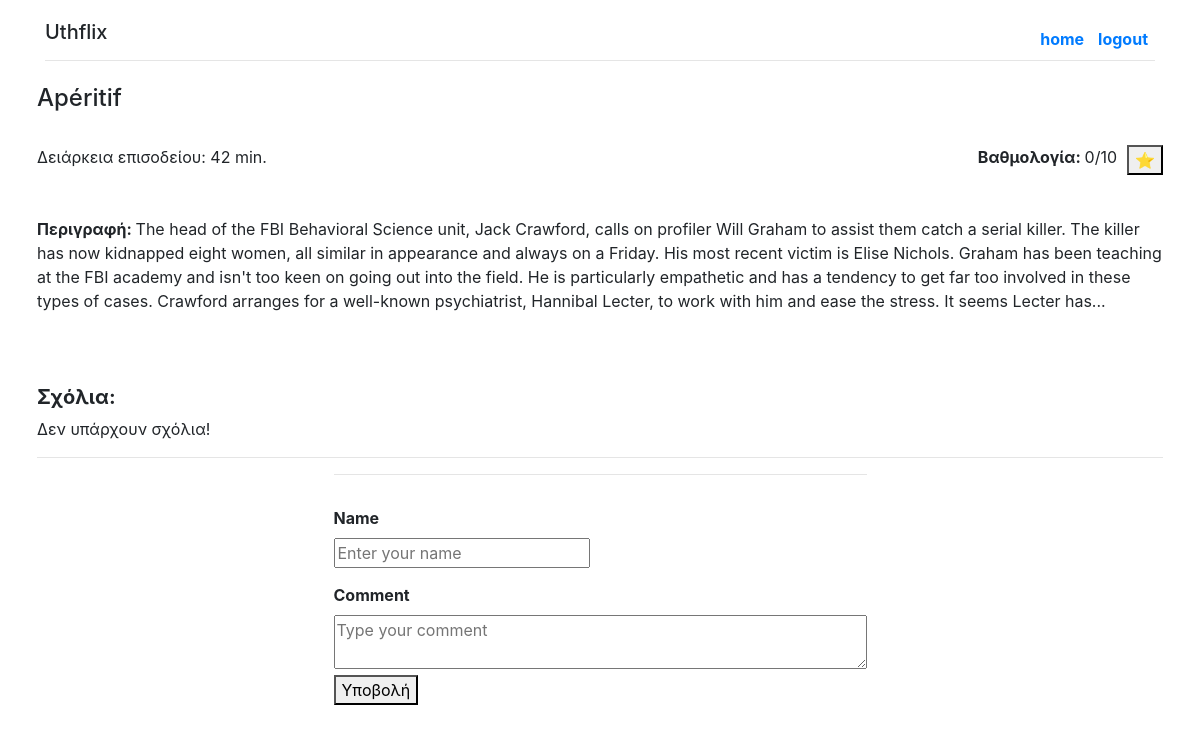
Screenshot of /show-episode.php?eid=1 (signed in) with the database file from the repository.
### tables this page shows
CREATE TABLE `s_episodes` (
  `id` int(11) NOT NULL,
  `name` varchar(50) NOT NULL,
  `ep_number` int(4) NOT NULL,
  `duration` int(3) NOT NULL,
  `series_id` int(11) DEFAULT NULL,
  `season` int(11) NOT NULL,
  `description` varchar(2000) NOT NULL
);

### show-episode.php (the view, shortened to what this page needs)
<?php
	include('idrole.php');
?>
<!DOCTYPE html>
<html>
<head>
	<link rel="stylesheet" href="https://maxcdn.bootstrapcdn.com/bootstrap/4.5.2/css/bootstrap.min.css">
</head>
	<body>
	<div class="container" style="margin-top:20px;">
		<a style="float:right;margin:7px;" href="logout.php"><strong>logout</strong></a>
		<a style="float:right;margin:7px;" href="uthflix.php"><strong>home</strong></a>
		<h5>Uthflix</h5><hr>
	</div>
		<?php
		if(!isset($_GET['eid'])){
			header("Refresh:1; url=uthflix.php");
			die();
		}else{?>
			<div class="container" style="padding:7px;margin-top:10px;">
			<?php
			$ep_id=$_GET['eid'];
				$sql="SELECT * FROM s_episodes WHERE id=".$ep_id;
				$sql_avg="SELECT AVG(rating) FROM users_s_ep_rate WHERE ep_id=".$ep_id;
				$result=mysqli_query($conn,$sql);
				if(mysqli_num_rows($result)>0){
					$row=mysqli_fetch_assoc($result)
					?>
						<h4><?php echo $row['name'];?></h4><br>
						<?php echo "Δειάρκεια επισοδείου: ".$row['duration']." min."?>
						<button style="margin-left:10px;float:right;" type="button"onclick="showHide(0)">&#11088;</button>
						<span style="float:right;"><b>Βαθμολογία: </b>
						<?php
							$result_avg=mysqli_query($conn,$sql_avg);
							$row_avg=mysqli_fetch_assoc($result_avg);
							$avg = round($row_avg['AVG(rating)'],1); echo $avg."/10";
							 ?>
							</span><br>
						<br><br>
						<b>Περιγραφή: </b><?php echo $row['description'];?><br><br>
						<br><br>
						<h5><b>Σχόλια:</b></h5>
					<?php
							$sql="SELECT * FROM s_ep_comments WHERE ep_id=".$ep_id;
							$result=mysqli_query($conn,$sql);
							if(mysqli_num_rows($result)>0){
								while($row=mysqli_fetch_assoc($result)){
									echo $row['name']."<br><br>";
									if($row['user_id'] == $_SESSION['id']){ ?>
									<form method="POST">
										<button style="float:right;color:red;" name="delcomm" type="submit" value="<?php echo $row['id']; ?>">Διαγραφή</button>
									</form> <?php
									}
									echo $row['comment']."<hr>";
								}
							}else{
								echo "Δεν υπάρχουν σχόλια!";
							}
						?><br>
						<hr>
						<form method="post">
						  <div class="container col-sm-6" >
							<hr>
							<label style="margin-top:15px;" for="name"><b>Name</b></label><br>
							<input type="text" placeholder="Enter your name" name="name" required><br>
							<label style="margin-top:15px;" for="text"><b>Comment</b></label>
							<textarea placeholder="Type your comment" style="width: 100%;" name="comm" required></textarea>
							<button name="subcom" type="submit" >Υποβολή</button>
						  </div>
						</form>
						<?php
				}?>
				</div>
				<?php
		}
		?>
	</body>
</html>

### rows the page displays
s_episodes: name "Apéritif", duration "42", description "The head of the FBI Behavioral Science unit, Jack Crawford, calls on profiler Will Graham to assist them catch a serial killer. The killer has now kidnapped eight women, all similar in appearance and always on a Friday. His most recent victim is Elise Nichols. Graham has been teaching at the FBI academy and isn't too keen on going out into the field. He is particularly empathetic and has a tendency to get far too involved in these types of cases. Crawford arranges for a well-known psychiatrist, Hannibal Lecter, to work with him and ease the stress. It seems Lecter has..."

### other values shown
$avg "0"
